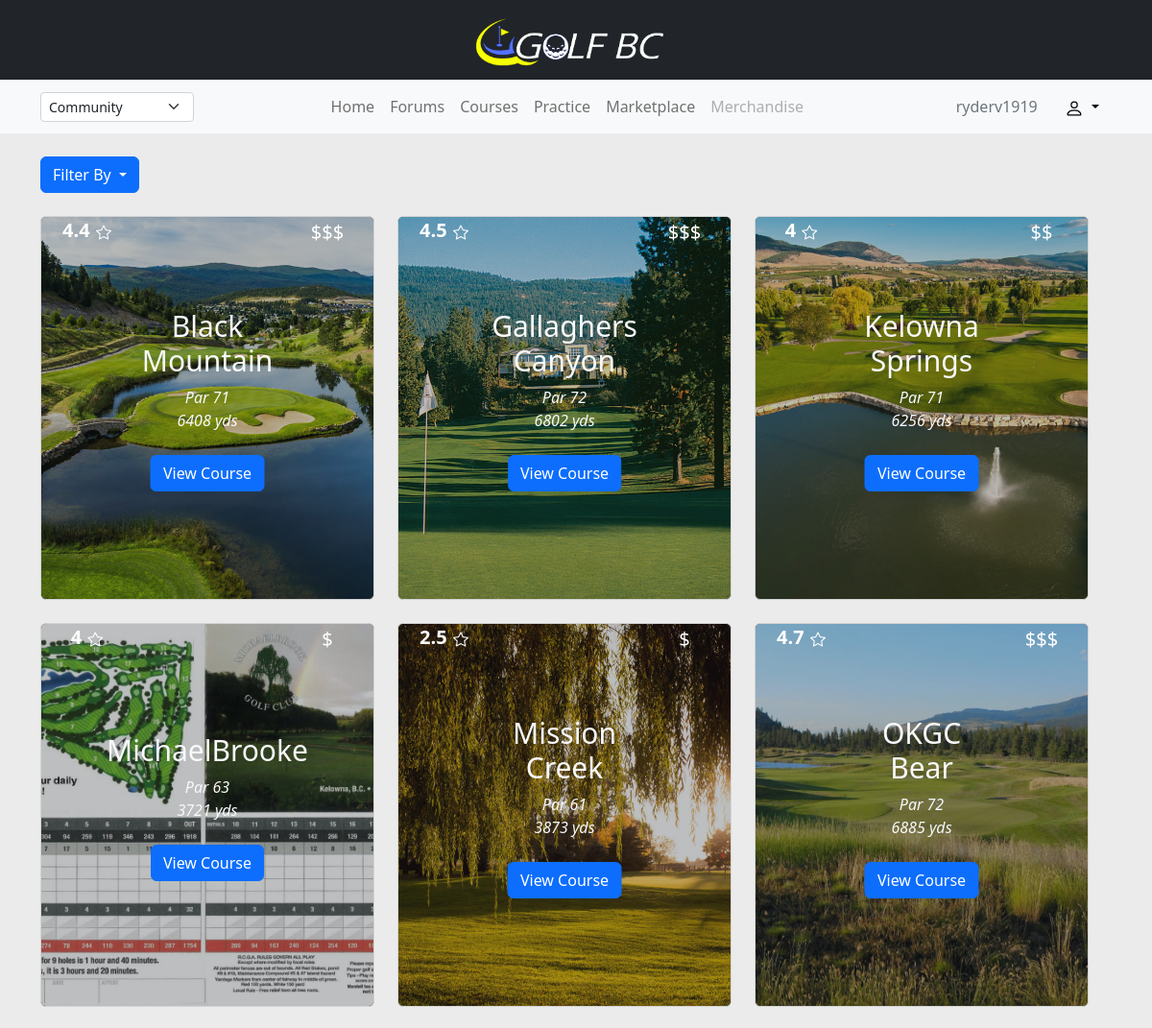
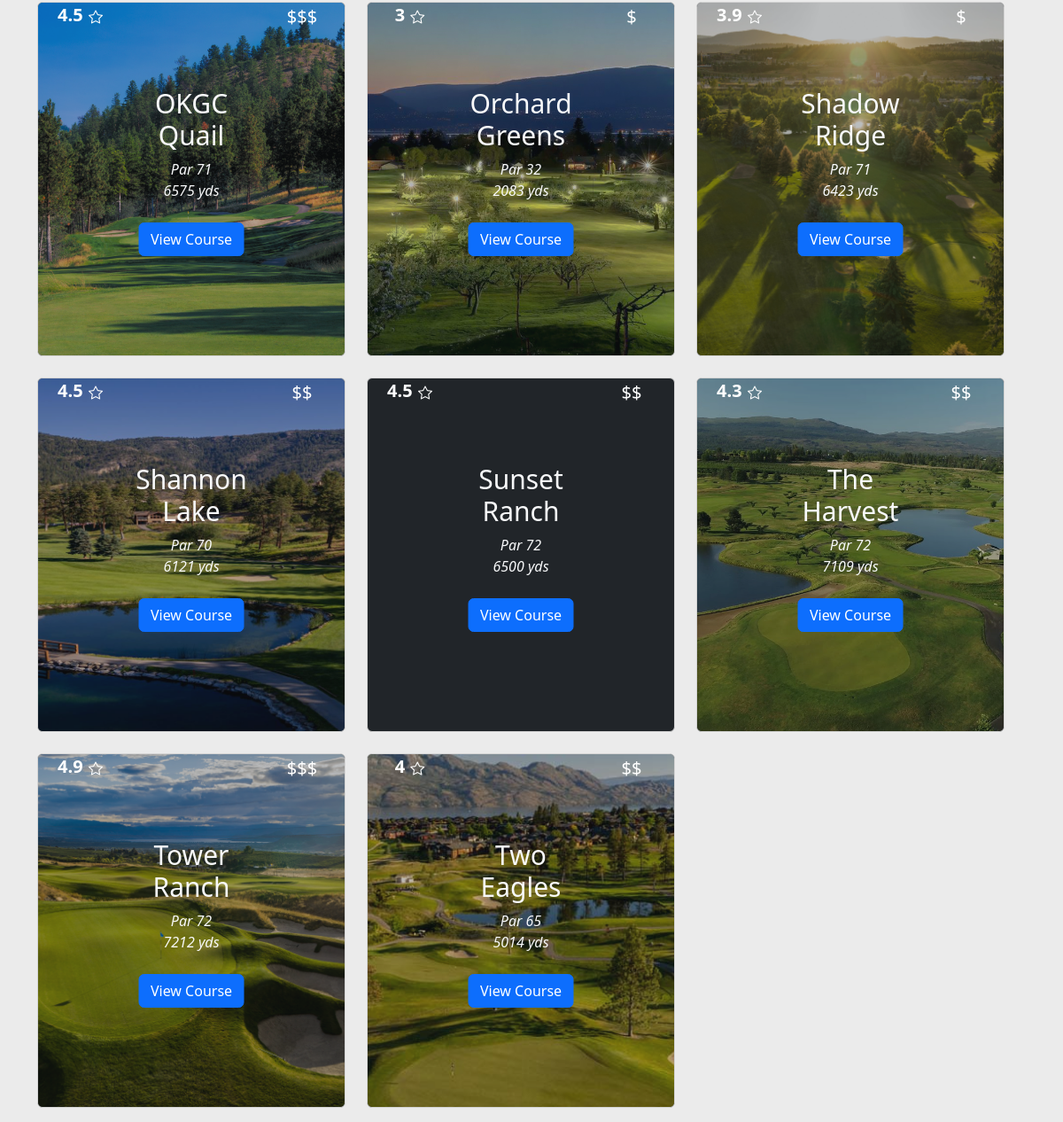
The page /client/courses.php (signed in) on the database its author committed (2 pictures, top to bottom).
### tables this page shows
CREATE TABLE `users` (
  `username` varchar(15) NOT NULL,
  `name` varchar(15) NOT NULL,
  `email` varchar(15) NOT NULL,
  `password` varchar(15) NOT NULL
);

CREATE TABLE `courses` (
  `id` int(3) NOT NULL,
  `name` text NOT NULL,
  `par` text NOT NULL,
  `rating` float NOT NULL,
  `cost` text DEFAULT NULL,
  `course_len` int(4) DEFAULT NULL,
  `designer` varchar(30) DEFAULT NULL,
  `slope` varchar(20) DEFAULT NULL,
  `practiceFacility` varchar(50) DEFAULT NULL,
  `greenFees` varchar(50) DEFAULT NULL,
  `address` varchar(50) DEFAULT NULL,
  `website` varchar(50) DEFAULT NULL,
  `membership` varchar(50) DEFAULT NULL
);

### server/getCourses.php (the view, shortened to what this page needs)
<link rel="stylesheet" href= "style.css">
<?php
include('../server/db_connect.php');
?>
<?php
$courses = mysqli_fetch_all(mysqli_query($connection, "SELECT * FROM courses ORDER BY name ASC"), MYSQLI_ASSOC);
empty($courses) ? $isArray = false : $isArray = true;
                        if ($isArray) {
                            foreach ($courses as $course){
                                echo '<div class = "col-md-4 col-xs-12">
                                <div id = "course-card" class= "card mb-3 mt-2 bg-dark text-light text-center position" style="min-height:400px;border-color:#d3d3d3;">
                                            <div id = "cImg" class ="z-0" style = "background-image:url(images/courses/'.$course['id'].'.jpg);height:100%;width:100%;position:absolute;opacity:70%;">
                                            </div>
                                            <div class="z-1 card-body top-50 start-50 translate-middle" style="position:absolute;">
                                            <h2 id = "name" class="card-title" style = "font-size:30px;">'.$course['name'].'</h2>
                                            <p class="card-text mb-0 mt-1"><i>Par '.$course['par'].'</i></p>
                                            <p class="card-text mt-0 mb-4"><i>'.$course['course_len'].' yds</i></p>
                                            <form method="post" action="viewCourse.php">
                                                <input type = "hidden" name = "courseId" value = "'.$course['id'].'">
                                                <input type = "hidden" name = "courseName" value = "'.$course['name'].'">
                                            <span class="bottom-0 end-0" style = "padding:10px;"><button class="btn btn-primary stretched-link" type = "submit">View Course</button></span>
                                            </form>
                                            </div>
                                        <div class = "z-1 badge " style="width: 6rem;height:2rem;position:absolute;">
                                            <span class = "fs-5">'.$course['rating'].'
                                            <button id = "rate" class="btn m-0 p-0" type="button" data-bs-toggle="modal" data-bs-target="#xxx">
                                            <i class="bi bi-star"></i>
                                            </button></span>
                                        </div>
                                                <h1 class="modal-title fs-5 text-center w-100" id="exampleModalLabel">'.$course['name'].'</h1>
                                                <input type="hidden" id="courseId" value="'.$course['id'].'" class="form-control" required>
                                            <div class = "z-1 badge  text-wrap top-0 end-0" style="width:6rem;height:2rem;position:absolute;">
                                                <h5>'.$course['cost'].'<h5>
                                            </div>
                                </div>
                                </div>
                                  ';
                            }
                        }
?>

### client/components/headerNav.php (shortened to what this page needs)
<link rel="stylesheet" href= "./style.css">
<?php if (isset($_SESSION['user'])) {
  include('../server/db_connect.php');
  $result = mysqli_query($connection, "SELECT username FROM users WHERE username = '$_SESSION[user]'");
  $username = mysqli_fetch_assoc($result)['username'];
} ?>
<!DOCTYPE html>
<html lang="en">
<head>
        <link href="https://cdn.jsdelivr.net/npm/bootstrap@5.2.3/dist/css/bootstrap.min.css" rel="stylesheet">
        <link rel="stylesheet" href="https://cdn.jsdelivr.net/npm/bootstrap-icons@1.11.1/font/bootstrap-icons.css">
</head>
<body style = "background-color:#EBEBEB;">
<header class = "sticky-top">
<div>
    <nav class="navbar navbar-expand-sm sticky-top bg-dark navbar-dark justify-content-center">
        <a class="navbar-brand">
        <img src="./images/logo3.png" alt="Logo" width="197" height="57" class="d-inline-block align-text-center">
        </a>
    </nav>
<nav class="navbar navbar-expand-lg sticky-top bg-light navbar-light justify-content-center">
    <div class = "container">
    <ul class="nav">
            <li class="nav-item">
                <select class="form-select form-select-sm " aria-label="Default select example">
                    <option selected>Community</option>
                </select>
            </li>
    </ul>
    <div class = "d-flex flex-row mx-auto">
        <ul class="navbar-nav justify-content-center">
            <li class="nav-item">
            <a class="nav-link" href="home.php" target="_top" aria-current="page">Home</a>
            </li>
            <li class="nav-item">
            <a class="nav-link" href="forums.php" target="_top" aria-current="page">Forums</a>
            </li>
            <li class="nav-item">
            <a class="nav-link" href="courses.php" target="_top" aria-current="page">Courses</a>
            </li>
            <li class="nav-item">
            <a class="nav-link" href="practice.php" target="_top" aria-current="page">Practice</a>
            </li>
            <li class="nav-item">
            <a class="nav-link" href="marketplace.php" target="_top" aria-current="page">Marketplace</a>
            </li>
            <li class="nav-item">
            <a class="nav-link disabled" href="" target="_top" aria-current="page">Merchandise</a>
            </li>
        </ul>
    </div>
    <div class="btn-group">
    <?php if (isset($_SESSION['user'])){
                    echo '<ul class = "nav"><li class="nav-item"><a class="nav-link disabled" href="#">' . $username . '</a><li></ul>';
                    } ?>
                    <button class="btn btn-light dropdown-toggle" type="button" data-bs-toggle="dropdown" aria-expanded="false">
                    </button>
        </div>
</div>
</nav>
</div>
</header>

### client/style.css (style rules this page uses)
.card { border-color:#d3d3d3; }
.bi.bi-star { color:white; }

### rows shown on the page
users: username "ryderv1919"
courses: rating "4.4", cost "$$$"
courses: rating "4.5", cost "$$$"
courses: rating "4", cost "$$"
courses: rating "4", cost "$"
courses: rating "2.5", cost "$"
courses: rating "4.7", cost "$$$"
courses: rating "4.5", cost "$$$"
courses: rating "3", cost "$"
courses: rating "3.9", cost "$"
courses: rating "4.5", cost "$$"
courses: rating "4.5", cost "$$"
courses: rating "4.3", cost "$$"
courses: rating "4.9", cost "$$$"
courses: rating "4", cost "$$"
